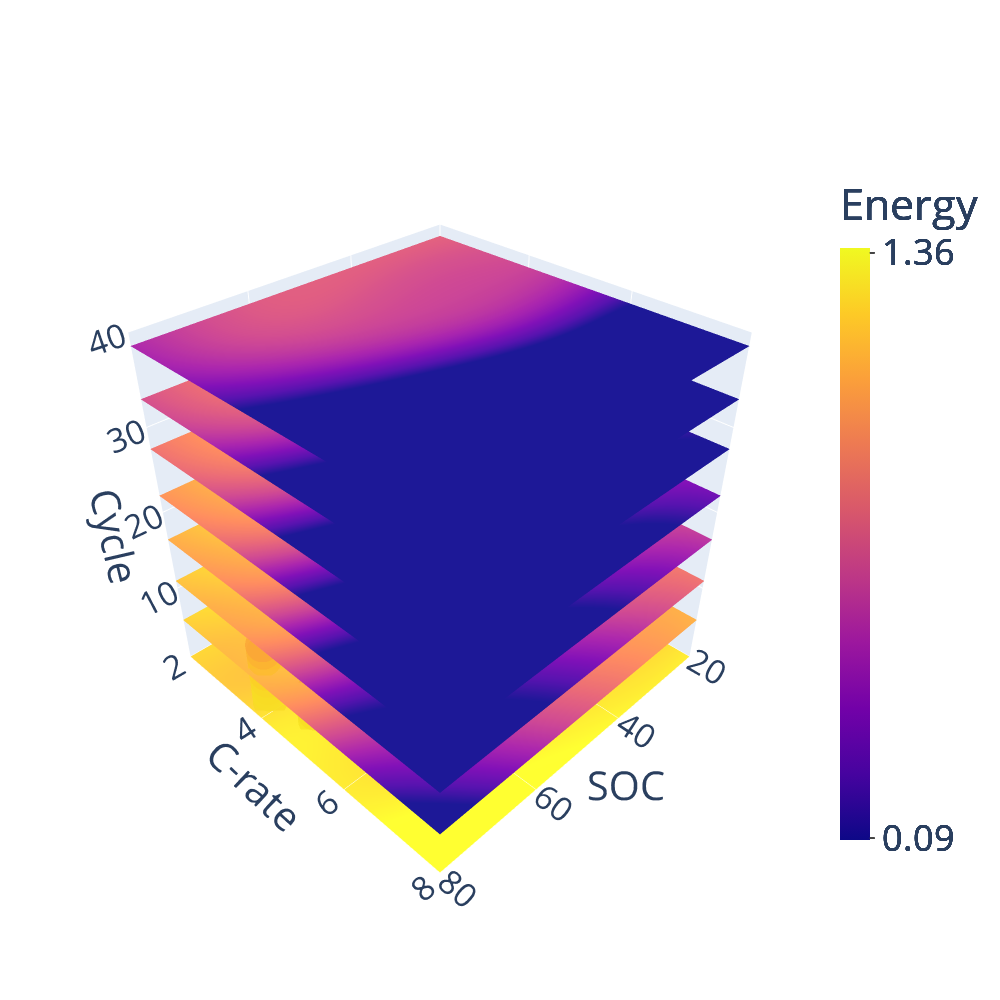

Source (notebook cell):
### Code cell
# Posterior Mean

temp_of_interest = 285

my_indices = np.where((x_data[:,2] == temp_of_interest) & (x_data[:,3] < 41))

my_temperature_index = np.argmin(np.abs(w_space[0,0,:,0] - temp_of_interest))

data_to_be_plotted = np.column_stack([x_data[my_indices[0],:],y_data[my_indices[0]]])

plot(x_space[:,:,my_temperature_index,:],y_space[:,:,my_temperature_index,:],z_space[:,:,my_temperature_index,:],f_re[:,:,my_temperature_index,:], y_data, data_to_be_plotted)#,filename = "Trained GP Model.pdf")

### Figure 1 — Plotly figure (JSON) as saved in the notebook; plotly's stock layout.template omitted (floating-point values rounded to 4 significant figures; data arrays with more than 128 entries replaced by an {"elided": "..."} marker saying what was removed)
{"data": [{"marker": {"color": {"elided": "299 float values"}, "opacity": 0.8, "size": 12}, "mode": "markers", "type": "scatter3d", "x": {"elided": "299 float values"}, "y": {"elided": "299 float values"}, "z": {"elided": "299 int values"}}, {"cmax": 1.37, "cmin": 0.08486, "colorbar": {"len": 0.8, "tickfont": {"size": 36}, "ticks": "outside", "tickvals": [0.09, 1.36], "title": {"text": "Energy"}}, "surfacecolor": {"elided": "30x30 float values"}, "type": "surface", "x": {"elided": "30x30 float values"}, "y": {"elided": "30x30 float values"}, "z": {"elided": "30x30 int values"}}, {"cmax": 1.37, "cmin": 0.08486, "colorbar": {"len": 0.8, "tickfont": {"size": 36}, "ticks": "outside", "tickvals": [0.09, 1.36], "title": {"text": "Energy"}}, "surfacecolor": {"elided": "30x30 float values"}, "type": "surface", "x": {"elided": "30x30 float values"}, "y": {"elided": "30x30 float values"}, "z": {"elided": "30x30 float values"}}, {"cmax": 1.37, "cmin": 0.08486, "colorbar": {"len": 0.8, "tickfont": {"size": 36}, "ticks": "outside", "tickvals": [0.09, 1.36], "title": {"text": "Energy"}}, "surfacecolor": {"elided": "30x30 float values"}, "type": "surface", "x": {"elided": "30x30 float values"}, "y": {"elided": "30x30 float values"}, "z": {"elided": "30x30 float values"}}, {"cmax": 1.37, "cmin": 0.08486, "colorbar": {"len": 0.8, "tickfont": {"size": 36}, "ticks": "outside", "tickvals": [0.09, 1.36], "title": {"text": "Energy"}}, "surfacecolor": {"elided": "30x30 float values"}, "type": "surface", "x": {"elided": "30x30 float values"}, "y": {"elided": "30x30 float values"}, "z": {"elided": "30x30 float values"}}, {"cmax": 1.37, "cmin": 0.08486, "colorbar": {"len": 0.8, "tickfont": {"size": 36}, "ticks": "outside", "tickvals": [0.09, 1.36], "title": {"text": "Energy"}}, "surfacecolor": {"elided": "30x30 float values"}, "type": "surface", "x": {"elided": "30x30 float values"}, "y": {"elided": "30x30 float values"}, "z": {"elided": "30x30 float values"}}, {"cmax": 1.37, "cmin": 0.08486, "colorbar": {"len": 0.8, "tickfont": {"size": 36}, "ticks": "outside", "tickvals": [0.09, 1.36], "title": {"text": "Energy"}}, "surfacecolor": {"elided": "30x30 float values"}, "type": "surface", "x": {"elided": "30x30 float values"}, "y": {"elided": "30x30 float values"}, "z": {"elided": "30x30 float values"}}, {"cmax": 1.37, "cmin": 0.08486, "colorbar": {"len": 0.8, "tickfont": {"size": 36}, "ticks": "outside", "tickvals": [0.09, 1.36], "title": {"text": "Energy"}}, "surfacecolor": {"elided": "30x30 float values"}, "type": "surface", "x": {"elided": "30x30 float values"}, "y": {"elided": "30x30 float values"}, "z": {"elided": "30x30 float values"}}, {"cmax": 1.37, "cmin": 0.08486, "colorbar": {"len": 0.8, "tickfont": {"size": 36}, "ticks": "outside", "tickvals": [0.09, 1.36], "title": {"text": "Energy"}}, "surfacecolor": {"elided": "30x30 float values"}, "type": "surface", "x": {"elided": "30x30 float values"}, "y": {"elided": "30x30 float values"}, "z": {"elided": "30x30 float values"}}], "layout": {"autosize": true, "height": 1000, "margin": {"b": 65, "l": 65, "r": 50, "t": 90}, "scene": {"camera": {"eye": {"x": 1.5, "y": 1.5, "z": 1.5}}, "xaxis": {"range": [20, 80], "tickfont": {"size": 20}, "ticktext": [20, 40, 60, 80], "tickvals": [20, 40, 60, 80], "title": {"font": {"size": 40}, "text": "SOC"}}, "yaxis": {"range": [2, 8], "tickfont": {"size": 20}, "ticktext": [2, 4, 6, 8], "tickvals": [2, 4, 6, 8], "title": {"font": {"size": 40}, "text": "C-rate"}}, "zaxis": {"range": [0, 40], "tickfont": {"size": 20}, "ticktext": [10, 20, 30, 40], "tickvals": [10, 20, 30, 40], "title": {"font": {"size": 40}, "text": "Cycle"}}}, "width": 1000}}
